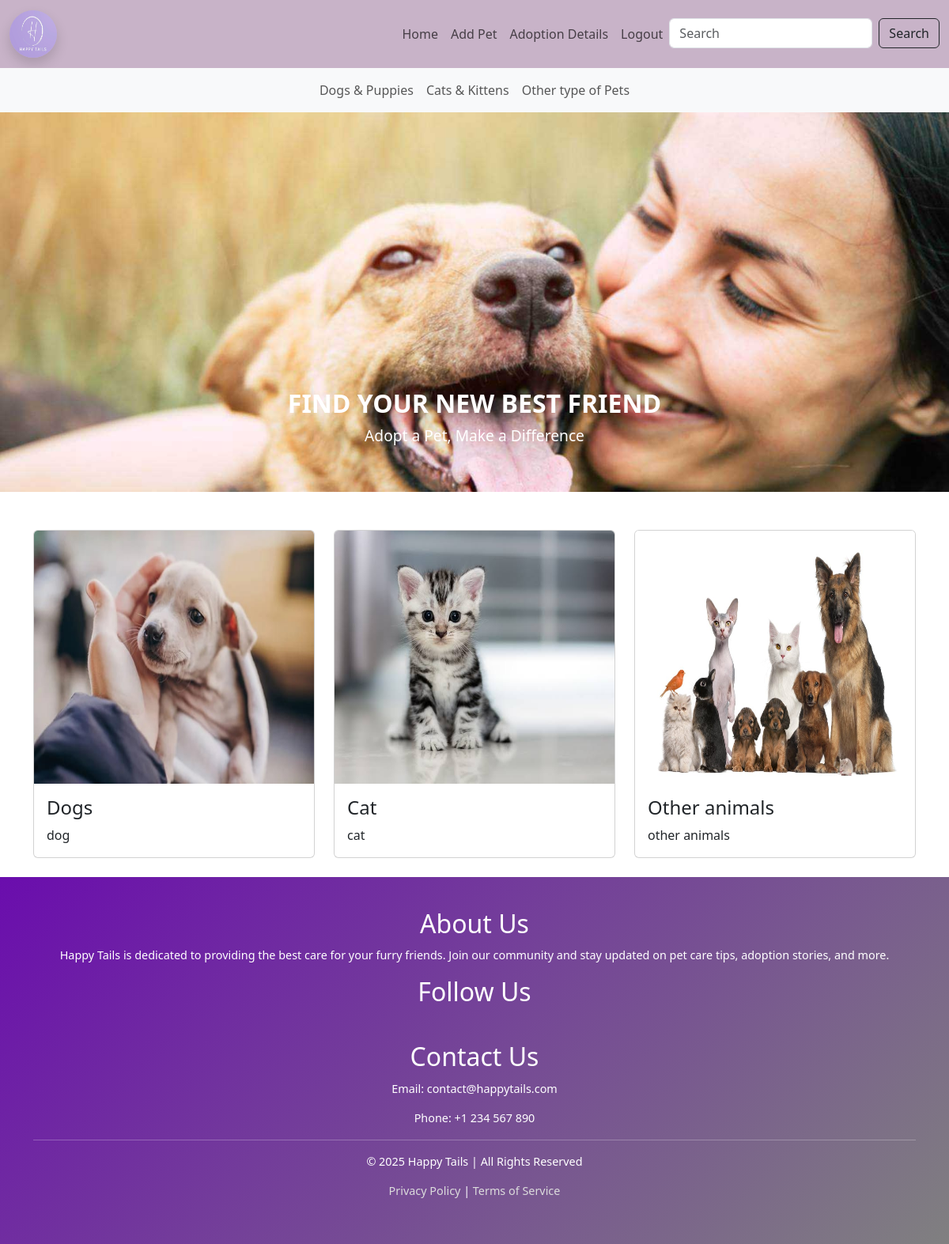
Screenshot of /shop_home (signed in) with the database file from the repository.
### app/models.py (models this page shows, shortened)
class Pet_category(models.Model):
    name = models.TextField()
    image = models.FileField()
    description = models.TextField()

### app/views.py (the view)
# urls.py: path('shop_home',views.shop_home),
def shop_home(req):
    if 'shop' in req.session:
        pet=Pet_category.objects.all()
        return render(req,'shop/home.html',{'pets':pet})
    else:
        return redirect(shop_login)

### templates/shop/home.html (shortened to what this page needs)
<!DOCTYPE html>
<html lang="en">
<head>
    <link href="https://cdn.jsdelivr.net/npm/bootstrap@5.3.3/dist/css/bootstrap.min.css" rel="stylesheet">
</head>
<body>
  <nav class="navbar navbar-expand-lg navbar-light" style="background-color: rgb(200, 179, 200);">
    <div class="container-fluid">
      <a class="navbar-brand" href="home">
        <img src="static/images/happytailslogo.jpg" alt="Logo" style="width: 60px; height: 60px;" class="rounded-circle shadow">
      </a>
      <div class="collapse navbar-collapse" id="collapsibleNavbar">
        <ul class="navbar-nav ms-auto">
          <li class="nav-item"><a class="nav-link fw-light" href="shop_home">Home</a></li>
          <li class="nav-item"><a class="nav-link fw-light" href="add_pet">Add Pet</a></li>
          <li class="nav-item"><a class="nav-link fw-light" href="bookings">Adoption Details</a></li>
          <li class="nav-item"><a class="nav-link fw-light" href="shop_logout">Logout</a></li>
          <li class="nav-item">
            <form class="d-flex" action="/search" method="get">
              <input class="form-control me-2 fw-light" type="search" placeholder="Search" name="query">
              <button class="btn btn-outline-dark" type="submit">Search</button>
            </form>
          </li>
        </ul>
      </div>
    </div>
  </nav>
  <nav class="navbar navbar-expand-sm bg-light justify-content-center">
    <ul class="navbar-nav">
      <li class="nav-item"><a class="nav-link" href="#">Dogs & Puppies</a></li>
      <li class="nav-item"><a class="nav-link" href="#">Cats & Kittens</a></li>
      <li class="nav-item"><a class="nav-link" href="#">Other type of Pets</a></li>
    </ul>
  </nav>
  <div id="demo" class="carousel slide" data-bs-ride="carousel">
    <div class="carousel-inner">
      <div class="carousel-item active">
        <img src="static/images/bgimg1.jpg" alt="" class="d-block w-100">
        <div class="carousel-caption d-none d-md-block">
          <h3><b>FIND YOUR NEW BEST FRIEND</b></h3>
          <p>Adopt a Pet, Make a Difference</p>
        </div>
      </div>
    </div>
  </div>
  <div class="container mt-5">
    <div class="row">
        {% for pet in pets %}
        <div class="col-lg-4">
            <div class="card">
              <a href="../dog_list/{{pet.id}}"><img class="card-img-top" src="{{pet.image.url}}" alt="Card image" style="width:100%;height: 320px;"></a>
                <div class="card-body">
                    <h4 class="card-title">{{pet.name}}</h4>
                    <p class="card-text fw-light fw-secondary">{{pet.description}}</p>
                </div>
            </div>
        </div>
        {% endfor %}
    </div>
  </div>
<footer class="footer mt-4">
  <div class="container">
    <div class="footer-content">
      <div class="footer-section about">
        <h2>About Us</h2>
        <p>Happy Tails is dedicated to providing the best care for your furry friends. Join our community and stay updated on pet care tips, adoption stories, and more.</p>
      </div>
      <div class="footer-section follow-us">
        <h2>Follow Us</h2>
        <div class="social-icons">
        </div>
      </div>
      <div class="footer-section contact">
        <h2>Contact Us</h2>
        <p>Email: contact@happytails.com</p>
        <p>Phone: +1 234 567 890</p>
      </div>
    </div>
    <hr>
    <p>&copy; 2025 Happy Tails | All Rights Reserved</p>
    <p><a href="#">Privacy Policy</a> | <a href="#">Terms of Service</a></p>
  </div>
</footer>
</body>
</html>

### templates/shop/home.html (style rules this page uses)
.carousel-item img { width: 100%; height: 60vh; object-fit: cover; }
.carousel-caption h3 { font-size: 2rem; }
.carousel-caption p { font-size: 1.2rem; }
.footer { background: linear-gradient(135deg, #6a0dad, #808080); color: white; padding: 40px 0; text-align: center; }
.footer a { color: #dcdcdc; text-decoration: none; transition: color 0.3s; }
.footer p { margin-top: 10px; font-size: 0.9rem; }

### rows the page displays
Pet_category: image (picture), name "Dogs", description "dog"
Pet_category: image (picture), name "Cat", description "cat"
Pet_category: image (picture), name "Other animals", description "other animals"
